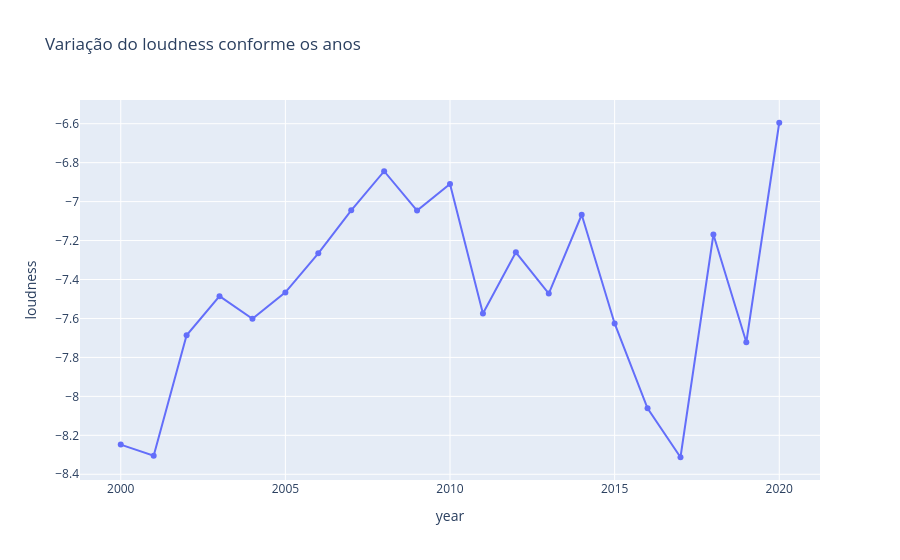

The code cell stored with this chart in its notebook:
### Markdown cell above
[Documentação do ToPandas](https://spark.apache.org/docs/latest/api/python/reference/api/pyspark.sql.DataFrame.toPandas.html)

ToPandas vai pegar todos os dados e trazer para um nó

### Code cell
import plotly.express as px

fig = px.line(dados_anos.toPandas(), x='year', y='loudness', markers=True, title='Variação do loudness conforme os anos')

fig.show()

### Figure 1 — Plotly figure (JSON) as saved in the notebook; plotly's stock layout.template omitted (floating-point values rounded to 4 significant figures)
{"data": [{"hovertemplate": "year=%{x}<br>loudness=%{y}<extra></extra>", "legendgroup": "", "line": {"color": "#636efa", "dash": "solid"}, "marker": {"symbol": "circle"}, "mode": "lines+markers", "name": "", "orientation": "v", "showlegend": false, "type": "scatter", "x": [2000, 2001, 2002, 2003, 2004, 2005, 2006, 2007, 2008, 2009, 2010, 2011, 2012, 2013, 2014, 2015, 2016, 2017, 2018, 2019, 2020], "xaxis": "x", "y": [-8.248, -8.305, -7.687, -7.486, -7.602, -7.466, -7.266, -7.045, -6.844, -7.046, -6.91, -7.575, -7.261, -7.472, -7.067, -7.626, -8.061, -8.313, -7.169, -7.722, -6.595], "yaxis": "y"}], "layout": {"legend": {"tracegroupgap": 0}, "title": {"text": "Variação do loudness conforme os anos"}, "xaxis": {"anchor": "y", "domain": [0, 1], "title": {"text": "year"}}, "yaxis": {"anchor": "x", "domain": [0, 1], "title": {"text": "loudness"}}}}
